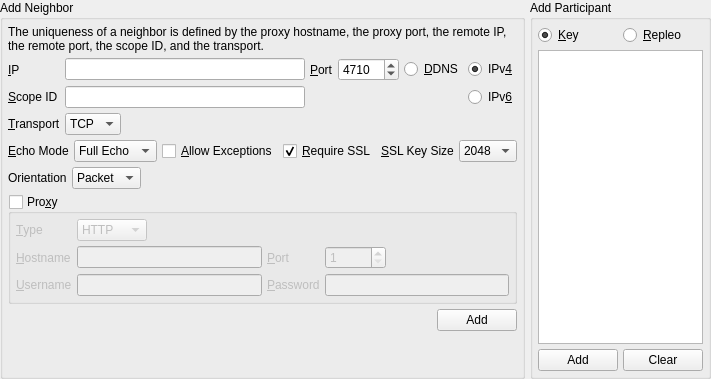
              <widget class="QSplitter" name="splitter_3">
               <property name="orientation">
                <enum>Qt::Vertical</enum>
               </property>
               <widget class="QWidget" name="layoutWidget1b">
                <layout class="QHBoxLayout" name="horizontalLayout_2">
                 <property name="spacing">
                  <number>5</number>
                 </property>
                 <item>
                  <widget class="QGroupBox" name="groupBox_addip_2">
                   <property name="title">
                    <string>Add Neighbor</string>
                   </property>
                   <layout class="QVBoxLayout" name="verticalLayout_21">
                    <property name="spacing">
                     <number>5</number>
                    </property>
                    <property name="margin">
                     <number>5</number>
                    </property>
                    <item>
                     <widget class="QLabel" name="label_23">
                      <property name="text">
                       <string>The uniqueness of a neighbor is defined by the proxy hostname, the proxy port, the remote IP, the remote port, the scope ID, and the transport.</string>
                      </property>
                      <property name="wordWrap">
                       <bool>true</bool>
                      </property>
                     </widget>
                    </item>
                    <item>
                     <layout class="QGridLayout" name="gridLayout_3">
                      <property name="spacing">
                       <number>5</number>
                      </property>
                      <item row="0" column="1">
                       <widget class="QLineEdit" name="neighborIP"/>
                      </item>
                      <item row="0" column="0">
                       <widget class="QLabel" name="label_24">
                        <property name="sizePolicy">
                         <sizepolicy hsizetype="Minimum" vsizetype="Preferred">
                          <horstretch>0</horstretch>
                          <verstretch>0</verstretch>
                         </sizepolicy>
                        </property>
                        <property name="layoutDirection">
                         <enum>Qt::RightToLeft</enum>
                        </property>
                        <property name="text">
                         <string>&amp;IP</string>
                        </property>
                        <property name="buddy">
                         <cstring>neighborIP</cstring>
                        </property>
                       </widget>
                      </item>
                      <item row="0" column="3">
                       <widget class="QSpinBox" name="neighborPort">
                        <property name="minimum">
                         <number>1</number>
                        </property>
                        <property name="maximum">
                         <number>65535</number>
                        </property>
                        <property name="value">
                         <number>4710</number>
                        </property>
                       </widget>
                      </item>
                      <item row="0" column="5">
                       <widget class="QRadioButton" name="ipv4Neighbor">
                        <property name="layoutDirection">
                         <enum>Qt::LeftToRight</enum>
                        </property>
                        <property name="text">
                         <string>IPv&amp;4</string>
                        </property>
                        <property name="checked">
                         <bool>true</bool>
                        </property>
                       </widget>
                      </item>
                      <item row="0" column="2">
                       <widget class="QLabel" name="label_13">
                        <property name="sizePolicy">
                         <sizepolicy hsizetype="Minimum" vsizetype="Preferred">
                          <horstretch>0</horstretch>
                          <verstretch>0</verstretch>
                         </sizepolicy>
                        </property>
                        <property name="layoutDirection">
                         <enum>Qt::RightToLeft</enum>
                        </property>
                        <property name="text">
                         <string>&amp;Port</string>
                        </property>
                        <property name="buddy">
                         <cstring>neighborPort</cstring>
                        </property>
                       </widget>
                      </item>
                      <item row="1" column="0">
                       <widget class="QLabel" name="neighborScopeIdLabel">
                        <property name="text">
                         <string>&amp;Scope ID</string>
                        </property>
                        <property name="buddy">
                         <cstring>neighborScopeId</cstring>
                        </property>
                       </widget>
                      </item>
                      <item row="1" column="1">
                       <widget class="QLineEdit" name="neighborScopeId"/>
                      </item>
                      <item row="1" column="5">
                       <widget class="QRadioButton" name="ipv6Neighbor">
                        <property name="layoutDirection">
                         <enum>Qt::LeftToRight</enum>
                        </property>
                        <property name="text">
                         <string>IPv&amp;6</string>
                        </property>
                       </widget>
                      </item>
                      <item row="0" column="4">
                       <widget class="QRadioButton" name="dynamicdns">
                        <property name="toolTip">
                         <string>Dynamic DNS</string>
                        </property>
                        <property name="text">
                         <string>&amp;DDNS</string>
                        </property>
                       </widget>
                      </item>
                      <item row="2" column="0">
                       <widget class="QLabel" name="label_66">
                        <property name="text">
                         <string>&amp;Transport</string>
                        </property>
                        <property name="buddy">
                         <cstring>neighborTransport</cstring>
                        </property>
                       </widget>
                      </item>
                      <item row="2" column="1">
                       <layout class="QHBoxLayout" name="horizontalLayout_60">
                        <property name="spacing">
                         <number>5</number>
                        </property>
                        <item>
                         <widget class="QComboBox" name="neighborTransport">
                          <property name="sizeAdjustPolicy">
                           <enum>QComboBox::AdjustToContents</enum>
                          </property>
                          <item>
                           <property name="text">
                            <string>TCP</string>
                           </property>
                          </item>
                          <item>
                           <property name="text">
                            <string>UDP</string>
                           </property>
                          </item>
                         </widget>
                        </item>
                        <item>
                         <spacer name="horizontalSpacer_50">
                          <property name="orientation">
                           <enum>Qt::Horizontal</enum>
                          </property>
                          <property name="sizeHint" stdset="0">
                           <size>
                            <width>40</width>
                            <height>20</height>
                           </size>
                          </property>
                         </spacer>
                        </item>
                       </layout>
                      </item>
                     </layout>
                    </item>
                    <item>
                     <layout class="QHBoxLayout" name="horizontalLayout_35">
                      <property name="spacing">
                       <number>5</number>
                      </property>
                      <item>
                       <widget class="QLabel" name="label_39">
                        <property name="text">
                         <string>&amp;Echo Mode</string>
                        </property>
                        <property name="buddy">
                         <cstring>neighborsEchoMode</cstring>
                        </property>
                       </widget>
                      </item>
                      <item>
                       <widget class="QComboBox" name="neighborsEchoMode">
                        <property name="sizeAdjustPolicy">
                         <enum>QComboBox::AdjustToContents</enum>
                        </property>
                        <item>
                         <property name="text">
                          <string>Full Echo</string>
                         </property>
                        </item>
                        <item>
                         <property name="text">
                          <string>Half Echo</string>
                         </property>
                        </item>
                       </widget>
                      </item>
                      <item>
                       <widget class="QCheckBox" name="addException">
                        <property name="toolTip">
                         <string>&lt;html&gt;&lt;head/&gt;&lt;body&gt;&lt;p&gt;Spot-On will record peer certificates during initial connections. Subsequent connections will cause Spot-On to inspect peer certificates. If there are discrepancies between recorded certificates and transmitted certificates, Spot-On will sever the connections. Enable this option if you would like Spot-On to ignore discrepancies.&lt;/p&gt;&lt;/body&gt;&lt;/html&gt;</string>
                        </property>
                        <property name="text">
                         <string>&amp;Allow Exceptions</string>
                        </property>
                       </widget>
                      </item>
                      <item>
                       <widget class="QCheckBox" name="requireSsl">
                        <property name="toolTip">
                         <string>Require encrypted connections.</string>
                        </property>
                        <property name="text">
                         <string>&amp;Require SSL</string>
                        </property>
                        <property name="checked">
                         <bool>true</bool>
                        </property>
                       </widget>
                      </item>
                      <item>
                       <widget class="QLabel" name="sslKeySizeLabel">
                        <property name="text">
                         <string>&amp;SSL Key Size</string>
                        </property>
                        <property name="buddy">
                         <cstring>neighborKeySize</cstring>
                        </property>
                       </widget>
                      </item>
                      <item>
                       <widget class="QComboBox" name="neighborKeySize">
                        <property name="sizeAdjustPolicy">
                         <enum>QComboBox::AdjustToContents</enum>
                        </property>
                        <item>
                         <property name="text">
                          <string>2048</string>
                         </property>
                        </item>
                        <item>
                         <property name="text">
                          <string>3072</string>
                         </property>
                        </item>
                        <item>
                         <property name="text">
                          <string>4096</string>
                         </property>
                        </item>
                        <item>
                         <property name="text">
                          <string>8192</string>
                         </property>
                        </item>
                       </widget>
                      </item>
                     </layout>
                    </item>
                    <item>
                     <layout class="QHBoxLayout" name="horizontalLayout_42">
                      <property name="spacing">
                       <number>5</number>
                      </property>
                      <item>
                       <widget class="QLabel" name="label_70">
                        <property name="text">
                         <string>Orientation</string>
                        </property>
                       </widget>
                      </item>
                      <item>
                       <widget class="QComboBox" name="neighborOrientation">
                        <property name="sizeAdjustPolicy">
                         <enum>QComboBox::AdjustToContents</enum>
                        </property>
                        <item>
                         <property name="text">
                          <string>Packet</string>
                         </property>
                        </item>
                        <item>
                         <property name="text">
                          <string>Stream</string>
                         </property>
                        </item>
                       </widget>
                      </item>
                      <item>
                       <spacer name="horizontalSpacer_60">
                        <property name="orientation">
                         <enum>Qt::Horizontal</enum>
                        </property>
                        <property name="sizeHint" stdset="0">
                         <size>
                          <width>40</width>
                          <height>20</height>
                         </size>
                        </property>
                       </spacer>
                      </item>
                     </layout>
                    </item>
                    <item>
                     <widget class="QGroupBox" name="proxy">
                      <property name="title">
                       <string>Pro&amp;xy</string>
                      </property>
                      <property name="checkable">
                       <bool>true</bool>
                      </property>
                      <property name="checked">
                       <bool>false</bool>
                      </property>
                      <layout class="QGridLayout" name="gridLayout_5">
                       <property name="margin">
                        <number>5</number>
                       </property>
                       <property name="spacing">
                        <number>5</number>
                       </property>
                       <item row="1" column="0">
                        <widget class="QLabel" name="label_7">
                         <property name="text">
                          <string>&amp;Hostname</string>
                         </property>
                         <property name="buddy">
                          <cstring>proxyHostname</cstring>
                         </property>
                        </widget>
                       </item>
                       <item row="2" column="0">
                        <widget class="QLabel" name="label_19">
                         <property name="text">
                          <string>&amp;Username</string>
                         </property>
                         <property name="buddy">
                          <cstring>proxyUsername</cstring>
                         </property>
                        </widget>
                       </item>
                       <item row="1" column="3">
                        <layout class="QHBoxLayout" name="horizontalLayout_39">
                         <property name="spacing">
                          <number>5</number>
                         </property>
                         <item>
                          <widget class="QSpinBox" name="proxyPort">
                           <property name="minimum">
                            <number>1</number>
                           </property>
                           <property name="maximum">
                            <number>65535</number>
                           </property>
                          </widget>
                         </item>
                         <item>
                          <spacer name="horizontalSpacer_29">
                           <property name="orientation">
                            <enum>Qt::Horizontal</enum>
                           </property>
                           <property name="sizeHint" stdset="0">
                            <size>
                             <width>40</width>
                             <height>20</height>
                            </size>
                           </property>
                          </spacer>
                         </item>
                        </layout>
                       </item>
                       <item row="0" column="1">
                        <layout class="QHBoxLayout" name="horizontalLayout_29">
                         <property name="spacing">
                          <number>5</number>
                         </property>
                         <item>
                          <widget class="QComboBox" name="proxyType">
                           <property name="sizeAdjustPolicy">
                            <enum>QComboBox::AdjustToContents</enum>
                           </property>
                           <item>
                            <property name="text">
                             <string>HTTP</string>
                            </property>
                           </item>
                           <item>
                            <property name="text">
                             <string>Socks5</string>
                            </property>
                           </item>
                           <item>
                            <property name="text">
                             <string>System</string>
                            </property>
                           </item>
                          </widget>
                         </item>
                         <item>
                          <spacer name="horizontalSpacer_28">
                           <property name="orientation">
                            <enum>Qt::Horizontal</enum>
                           </property>
                           <property name="sizeHint" stdset="0">
                            <size>
                             <width>40</width>
                             <height>20</height>
                            </size>
                           </property>
                          </spacer>
                         </item>
                        </layout>
                       </item>
                       <item row="0" column="0">
                        <widget class="QLabel" name="label_3">
                         <property name="text">
                          <string>&amp;Type</string>
                         </property>
                         <property name="buddy">
                          <cstring>proxyType</cstring>
                         </property>
                        </widget>
                       </item>
                       <item row="1" column="1">
                        <widget class="QLineEdit" name="proxyHostname"/>
                       </item>
                       <item row="2" column="3">
                        <widget class="QLineEdit" name="proxyPassword">
                         <property name="text">
                          <string/>
                         </property>
                         <property name="echoMode">
                          <enum>QLineEdit::Password</enum>
                         </property>
                        </widget>
                       </item>
                       <item row="2" column="2">
                        <widget class="QLabel" name="label_20">
                         <property name="text">
                          <string>&amp;Password</string>
                         </property>
                         <property name="buddy">
                          <cstring>proxyPassword</cstring>
                         </property>
                        </widget>
                       </item>
                       <item row="2" column="1">
                        <widget class="QLineEdit" name="proxyUsername"/>
                       </item>
                       <item row="1" column="2">
                        <widget class="QLabel" name="label_8">
                         <property name="text">
                          <string>&amp;Port</string>
                         </property>
                         <property name="buddy">
                          <cstring>proxyPort</cstring>
                         </property>
                        </widget>
                       </item>
                      </layout>
                     </widget>
                    </item>
                    <item>
                     <layout class="QHBoxLayout" name="horizontalLayout_6">
                      <property name="spacing">
                       <number>5</number>
                      </property>
                      <item>
                       <spacer name="horizontalSpacer_10">
                        <property name="orientation">
                         <enum>Qt::Horizontal</enum>
                        </property>
                        <property name="sizeHint" stdset="0">
                         <size>
                          <width>40</width>
                          <height>20</height>
                         </size>
                        </property>
                       </spacer>
                      </item>
                      <item>
                       <widget class="QPushButton" name="addNeighbor">
                        <property name="text">
                         <string>Add</string>
                        </property>
                       </widget>
                      </item>
                     </layout>
                    </item>
                    <item>
                     <spacer name="verticalSpacer_8">
                      <property name="orientation">
                       <enum>Qt::Vertical</enum>
                      </property>
                      <property name="sizeHint" stdset="0">
                       <size>
                        <width>20</width>
                        <height>40</height>
                       </size>
                      </property>
                     </spacer>
                    </item>
                   </layout>
                  </widget>
                 </item>
                 <item>
                  <widget class="QGroupBox" name="groupBox_addkey_2">
                   <property name="title">
                    <string>Add Participant</string>
                   </property>
                   <layout class="QVBoxLayout" name="verticalLayout_22">
                    <property name="spacing">
                     <number>5</number>
                    </property>
                    <property name="margin">
                     <number>5</number>
                    </property>
                    <item>
                     <layout class="QHBoxLayout" name="horizontalLayout_30">
                      <property name="spacing">
                       <number>5</number>
                      </property>
                      <item>
                       <widget class="QRadioButton" name="addFriendPublicKeyRadio">
                        <property name="text">
                         <string>&amp;Key</string>
                        </property>
                        <property name="checked">
                         <bool>true</bool>
                        </property>
                       </widget>
                      </item>
                      <item>
                       <widget class="QRadioButton" name="addFriendSymmetricBundleRadio">
                        <property name="text">
                         <string>&amp;Repleo</string>
                        </property>
                       </widget>
                      </item>
                     </layout>
                    </item>
                    <item>
                     <widget class="QTextEdit" name="friendInformation">
                      <property name="tabChangesFocus">
                       <bool>true</bool>
                      </property>
                     </widget>
                    </item>
                    <item>
                     <layout class="QHBoxLayout" name="horizontalLayout_21">
                      <property name="spacing">
                       <number>5</number>
                      </property>
                      <item>
                       <spacer name="horizontalSpacer_8">
                        <property name="orientation">
                         <enum>Qt::Horizontal</enum>
                        </property>
                        <property name="sizeHint" stdset="0">
                         <size>
                          <width>40</width>
                          <height>20</height>
                         </size>
                        </property>
                       </spacer>
                      </item>
                      <item>
                       <widget class="QPushButton" name="addFriend">
                        <property name="text">
                         <string>Add</string>
                        </property>
                       </widget>
                      </item>
                      <item>
                       <widget class="QPushButton" name="clearFriend">
                        <property name="text">
                         <string>Clear</string>
                        </property>
                       </widget>
                      </item>
                      <item>
                       <spacer name="horizontalSpacer_19">
                        <property name="orientation">
                         <enum>Qt::Horizontal</enum>
                        </property>
                        <property name="sizeHint" stdset="0">
                         <size>
                          <width>40</width>
                          <height>20</height>
                         </size>
                        </property>
                       </spacer>
                      </item>
                     </layout>
                    </item>
                   </layout>
                  </widget>
                 </item>
                </layout>
               </widget>
              </widget>
